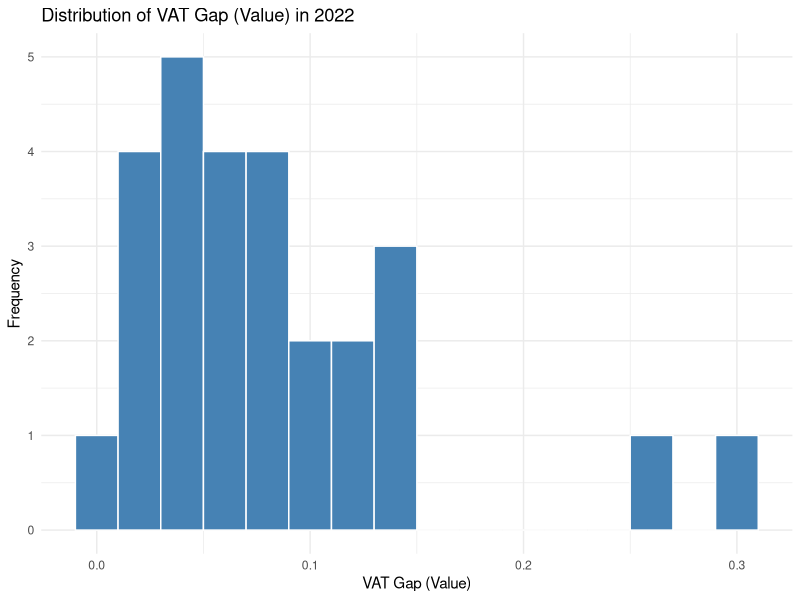
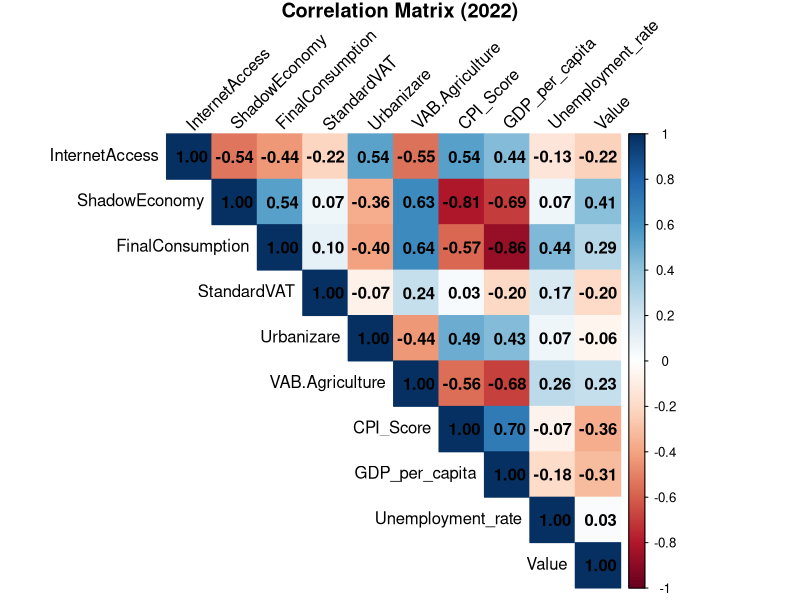

The R script that drew these images, in order:
# --- STEP 0: Libraries & Data Loading ---
# Install packages if you haven't: install.packages(c("readr", "dplyr", "ggplot2", "corrplot", "psych"))
library(readr)
library(dplyr)
library(ggplot2)
library(corrplot)
library(psych)

# 1. Load the data 
# Make sure the file "Project Econometrie 2025-2026.csv" is in your specific working directory
data_full <- read_csv("../../../data/raw/panel_data_variables.csv")

# --- STEP 1: Filter for Cross-Sectional Analysis (Year 2022) ---
# Requirement: Analyze a phenomenon at a specific moment (Application 1)
data_2022 <- data_full %>% 
  filter(Year == 2022)

# Check the structure
str(data_2022)

# --- STEP 2: Descriptive Statistics ---
# Requirement 2a/2b: Describe variables and statistics
describe(data_2022 %>% select(where(is.numeric)))

# --- STEP 3: Distribution of the Dependent Variable (Value) ---
# We need to see if "Value" (VAT Gap) is roughly normal
ggplot(data_2022, aes(x = Value)) +
  geom_histogram(binwidth = 0.02, fill = "steelblue", color = "white") +
  labs(title = "Distribution of VAT Gap (Value) in 2022",
       x = "VAT Gap (Value)",
       y = "Frequency") +
  theme_minimal()

# --- STEP 4: Correlation Matrix ---
# Requirement 2b: Analyze correlations between variables
# We exclude "Country" (text) and "Year" (constant)
cor_matrix <- cor(data_2022 %>% select(where(is.numeric), -Year))

# Plot the heatmap
corrplot(cor_matrix, method = "color", type = "upper", 
         addCoef.col = "black", # Add coefficient numbers
         tl.col = "black", tl.srt = 45, # Text label color and rotation
         title = "Correlation Matrix (2022)", mar = c(0,0,1,0))
